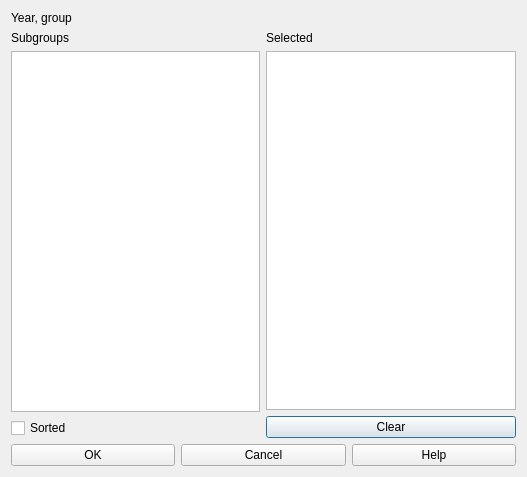
<?xml version="1.0" encoding="UTF-8"?>
<ui version="4.0">
 <class>AddExistingStudentsSubgroupsForm_template</class>
 <widget class="QDialog" name="AddExistingStudentsSubgroupsForm_template">
  <property name="geometry">
   <rect>
    <x>0</x>
    <y>0</y>
    <width>527</width>
    <height>477</height>
   </rect>
  </property>
  <property name="windowTitle">
   <string extracomment="This is the title of the dialog to add subgroups in a group, subgroups which exist in other groups">Add existing students subgroups</string>
  </property>
  <layout class="QGridLayout" name="gridLayout">
   <item row="0" column="0">
    <widget class="QLabel" name="yearGroupLabel">
     <property name="text">
      <string notr="true">Year, group</string>
     </property>
    </widget>
   </item>
   <item row="1" column="0">
    <layout class="QVBoxLayout" name="verticalLayout_2">
     <item>
      <widget class="QLabel" name="subgroupsTextLabel">
       <property name="frameShape">
        <enum>QFrame::NoFrame</enum>
       </property>
       <property name="frameShadow">
        <enum>QFrame::Plain</enum>
       </property>
       <property name="text">
        <string>Subgroups</string>
       </property>
       <property name="wordWrap">
        <bool>false</bool>
       </property>
      </widget>
     </item>
     <item>
      <widget class="QListWidget" name="allSubgroupsListWidget"/>
     </item>
     <item>
      <widget class="QCheckBox" name="sortedCheckBox">
       <property name="text">
        <string comment="It refers to subgroups">Sorted</string>
       </property>
      </widget>
     </item>
    </layout>
   </item>
   <item row="1" column="1">
    <layout class="QVBoxLayout" name="verticalLayout">
     <item>
      <widget class="QLabel" name="selectedSubgroupsTextLabel">
       <property name="frameShape">
        <enum>QFrame::NoFrame</enum>
       </property>
       <property name="frameShadow">
        <enum>QFrame::Plain</enum>
       </property>
       <property name="text">
        <string comment="It refers to a list of selected subgroups">Selected</string>
       </property>
       <property name="wordWrap">
        <bool>false</bool>
       </property>
      </widget>
     </item>
     <item>
      <widget class="QListWidget" name="selectedSubgroupsListWidget"/>
     </item>
     <item>
      <widget class="QPushButton" name="clearPushButton">
       <property name="text">
        <string>Clear</string>
       </property>
      </widget>
     </item>
    </layout>
   </item>
   <item row="2" column="0" colspan="2">
    <layout class="QHBoxLayout" name="horizontalLayout">
     <item>
      <widget class="QPushButton" name="okPushButton">
       <property name="text">
        <string>OK</string>
       </property>
      </widget>
     </item>
     <item>
      <widget class="QPushButton" name="cancelPushButton">
       <property name="text">
        <string>Cancel</string>
       </property>
      </widget>
     </item>
     <item>
      <widget class="QPushButton" name="helpPushButton">
       <property name="text">
        <string>Help</string>
       </property>
      </widget>
     </item>
    </layout>
   </item>
  </layout>
 </widget>
 <layoutdefault spacing="6" margin="11"/>
 <resources/>
 <connections/>
</ui>
